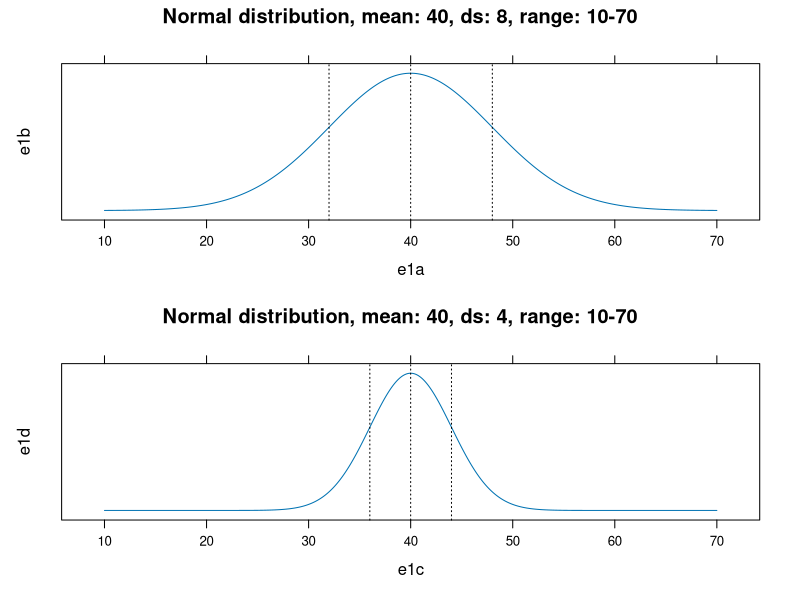
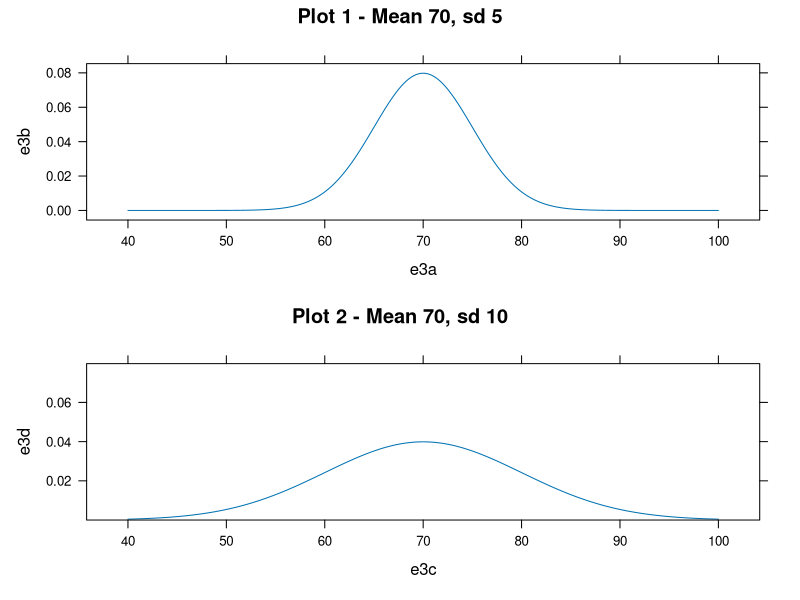
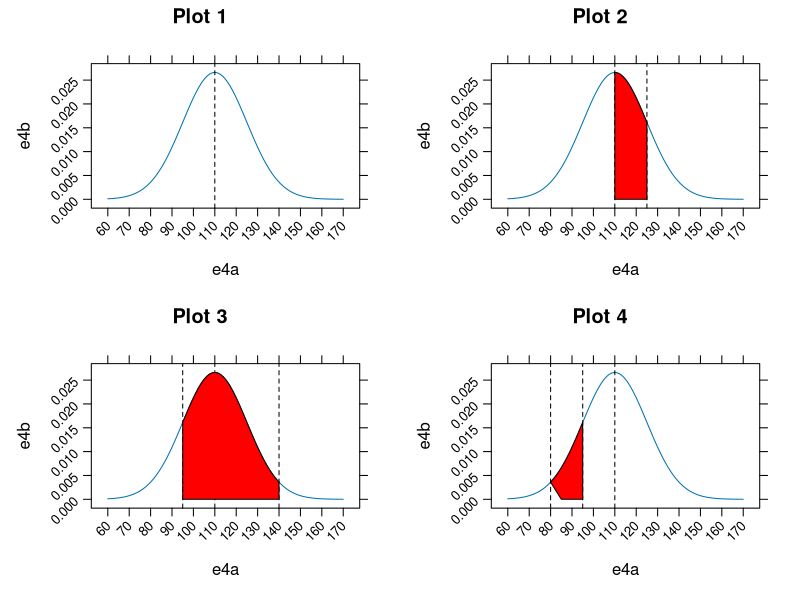
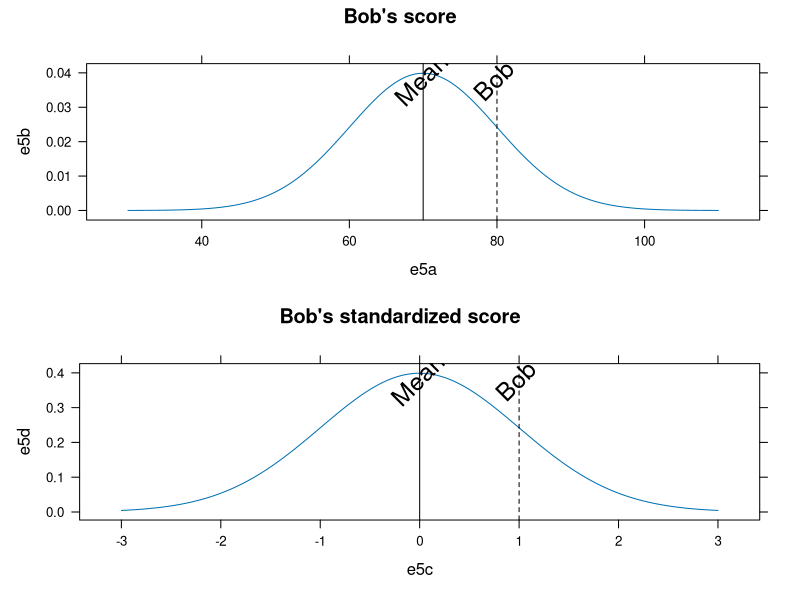
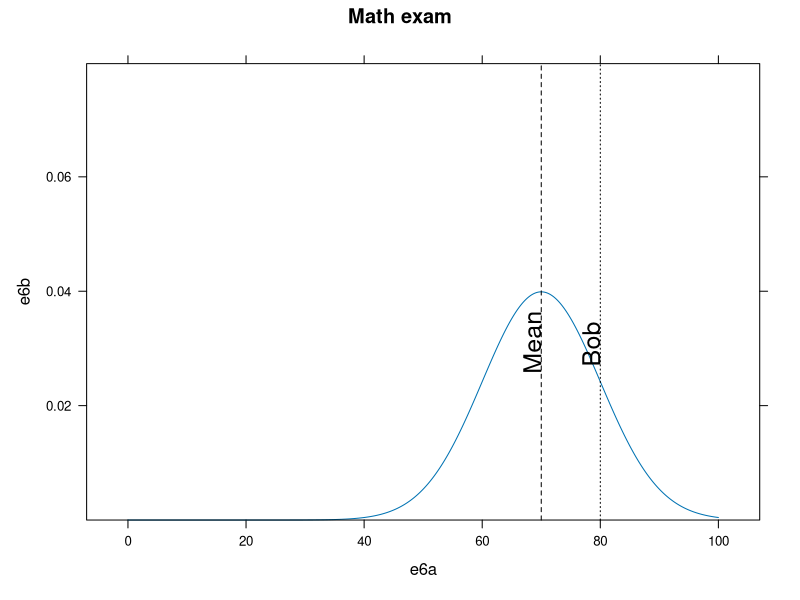
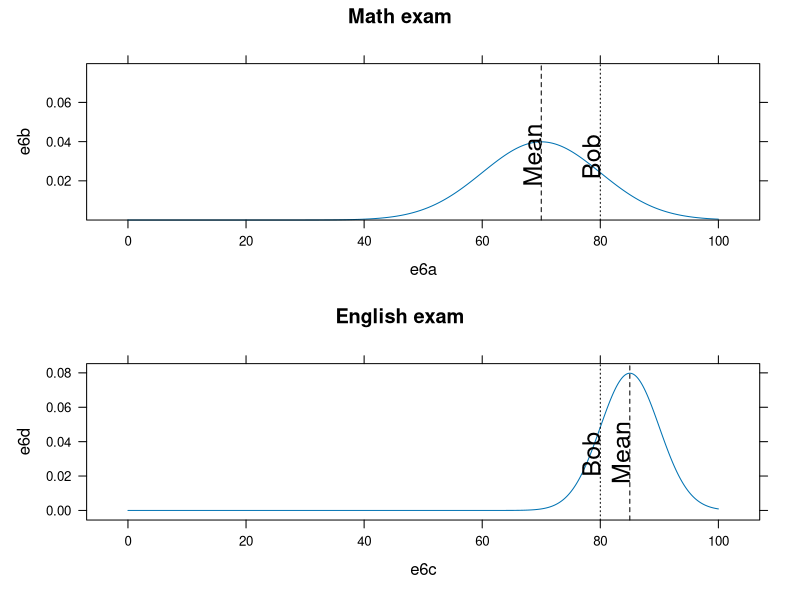

Write the R code that produced these figures, in order.
## ---- chunk 1
knitr::opts_chunk$set(cache=TRUE, warning=FALSE, message=FALSE, fig.width=12)
## ---- chunk 2
library(lattice)
library(knitr)
## ---- chunk 3

set.seed(123)
e1a <- seq(10, 70,length = 10000)
e1b <- dnorm(e1a, mean = 40, sd = 8)
## ---- chunk 4
plote1 <- xyplot(e1b ~ e1a,
       type = "l",
       horizontal = FALSE,
       scales = list(y = list(at = NULL)),
       main = "Normal distribution, mean: 40, ds: 8, range: 10-70",
       panel = function(x, ...) {
               panel.xyplot(x, ...)
               vlines <- c(32, 40, 48)
               panel.abline( v = vlines, lty = 3)
       })
## ---- chunk 5
set.seed(123)
e1c <- seq(10, 70,length = 10000)
e1d <- dnorm(e1c, mean = 40, sd = 4)
## ---- chunk 6
plote2 <- xyplot(e1d ~ e1c,
       type = "l",
       horizontal = FALSE,
       scales = list(y = list(at = NULL)),
       main = "Normal distribution, mean: 40, ds: 4, range: 10-70",
       panel = function(x, ...) {
               panel.xyplot(x, ...)
               vlines <- c(36, 40, 44)
               panel.abline( v = vlines, lty = 3)
       })

## position: (a, b, c, d) b: height from the top; d: height from the bottom

print(plote1, position=c(0, .5, 1, 1), more=TRUE)
print(plote2, position=c(0, 0, 1, .5))
## ---- chunk 7
e3a <- seq(40, 100, length = 1000)
e3b <- dnorm(e3a, 70, 5)
plot_e3a <- xyplot(e3b ~ e3a,
                   type = "l",
                   main = "Plot 1 - Mean 70, sd 5")

e3c <- seq(40, 100, length = 1000)
e3d <- dnorm(e3a, 70, 10)
plot_e3b <- xyplot(e3d ~ e3c,
                   type = "l",
                   main = "Plot 2 - Mean 70, sd 10",
                   ylim = range(e3b))
                   

print(plot_e3a, position = c(0, .5, 1, 1), more = TRUE)
print(plot_e3b, position = c(0, 0, 1, 0.5))
## ---- chunk 8
e4a <- seq(60, 170, length = 10000)
e4b <- dnorm(e4a, 110, 15)

plot_e4a <- xyplot(e4b ~ e4a,
       type = "l",
       main = "Plot 1",
       scales = list(x = list(at = seq(60, 170, 10)), rot = 45),
       panel = function(x, ...){
               panel.xyplot(x, ...)
               panel.abline(v = 110, lty = 2)
       })

plot_e4b <- xyplot(e4b ~ e4a,
       type = "l",
       main = "Plot 2",
       scales = list(x = list(at = seq(60, 170, 10)), rot = 45),
       panel = function(x,y, ...){
               panel.xyplot(x,y, ...)
               panel.abline( v = c(110, 125), lty = 2)
               
               xx <- c(110, x[x>=110 & x<=125], 125) 
               yy <- c(0,   y[x>=110 & x<=125], 0) 
               panel.polygon(xx,yy, ..., col='red')
       })

plot_e4c <- xyplot(e4b ~ e4a,
       type = "l",
       main = "Plot 3",
       scales = list(x = list(at = seq(60, 170, 10)), rot = 45),
       panel = function(x,y, ...){
               panel.xyplot(x,y, ...)
               panel.abline( v = c(95, 110, 140), lty = 2)
               
               xx <- c(95, x[x>=95 & x<=140], 140) 
               yy <- c(0,   y[x>=95 & x<=140], 0) 
               panel.polygon(xx,yy, ..., col='red')
       })

plot_e4d <- xyplot(e4b ~ e4a,
       type = "l",
       main = "Plot 4",
       scales = list(x = list(at = seq(60, 170, 10)), rot = 45),
       panel = function(x,y, ...){
               panel.xyplot(x,y, ...)
               panel.abline( v = c(80, 95, 110), lty = 2)
               
               xx <- c(85, x[x>=80 & x<=95], 95) 
               yy <- c(0,   y[x>=80 & x<=95], 0) 
               panel.polygon(xx,yy, ..., col='red')
       })

print(plot_e4a, split = c(1, 1, 2, 2), more = TRUE)
print(plot_e4b, split = c(2, 1, 2, 2), more = TRUE)
print(plot_e4c, split = c(1, 2, 2, 2), more = TRUE)
print(plot_e4d, split = c(2, 2, 2, 2), more = FALSE)

## ---- chunk 9
e5a <- seq(30, 110, length = 1000)
e5b <- dnorm(e5a, 70, 10)

e5c <- seq(-3, 3, length = 1000)
e5d <- dnorm(e5c, mean = 0, sd = 1)

# Bob's Z-score:
(80 - 70)/10
## ---- chunk 10

plot_e5a <- xyplot(e5b ~ e5a, 
                  type = "l",
                  main = "Bob's score",
                  panel = function(x, ...){
                          panel.xyplot(x, ...)
                          panel.abline(v = c(70, 80), lty = c(1, 2))
                          panel.text(lab = c("Mean", "Bob"), x = c(70, 80), y = 0.035, 
                adj = c(0.4, 0), cex = 1.5, srt = 45)
                  })


plot_e5b <- xyplot(e5d ~ e5c, 
                  type = "l",
                  main = "Bob's standardized score",
                  panel = function(x, ...){
                          panel.xyplot(x, ...)
                          panel.abline(v = c(0, 1), lty = c(1, 2))
                          panel.text(lab = c("Mean", "Bob"), x = c(0, 1), y = 0.35, 
                adj = c(0.4, 0), cex = 1.5, srt = 45)
                  })

print(plot_e5a, split = c(1, 1, 1, 2), more = TRUE)
print(plot_e5b, split = c(1, 2, 1, 2), more = FALSE)
dev.off()
## ---- chunk 11
e6a <- seq(0, 100, length = 1000)
e6b <- dnorm(e6a, mean = 70, sd = 10)

e6c <- seq(0, 100, length = 1000)
e6d <- dnorm(e6c, mean = 85, sd = 5)
## ---- chunk 12
plot_e6a <- xyplot(e6b ~ e6a,
                   type = "l",
                   main = "Math exam",
                   ylim = range(range(e6d)),
                   panel = function(x, ...){
                           panel.xyplot(x, ...)
                           panel.abline(v = c(70, 80), lty = c(2, 3))
                           panel.text(lab = c("Mean", "Bob"), x = c(70, 80), y = 0.03, 
                adj = c(0.4, 0), cex = 1.5, srt = 90)
                           })
print(plot_e6a)

plot_e6b <- xyplot(e6d ~ e6c,
                   type = "l",
                   main = "English exam",
                   panel = function(x, ...){
                           panel.xyplot(x, ...)
                           panel.abline(v = c(85, 80), lty = c(2, 3))
                           panel.text(lab = c("Mean", "Bob"), x = c(85, 80), y = 0.03, 
                adj = c(0.4, 0), cex = 1.5, srt = 90)
                           })
print(plot_e6a, split = c(1, 1, 1, 2), more = TRUE)
print(plot_e6b, split = c(1, 2, 1, 2), more = FALSE)



